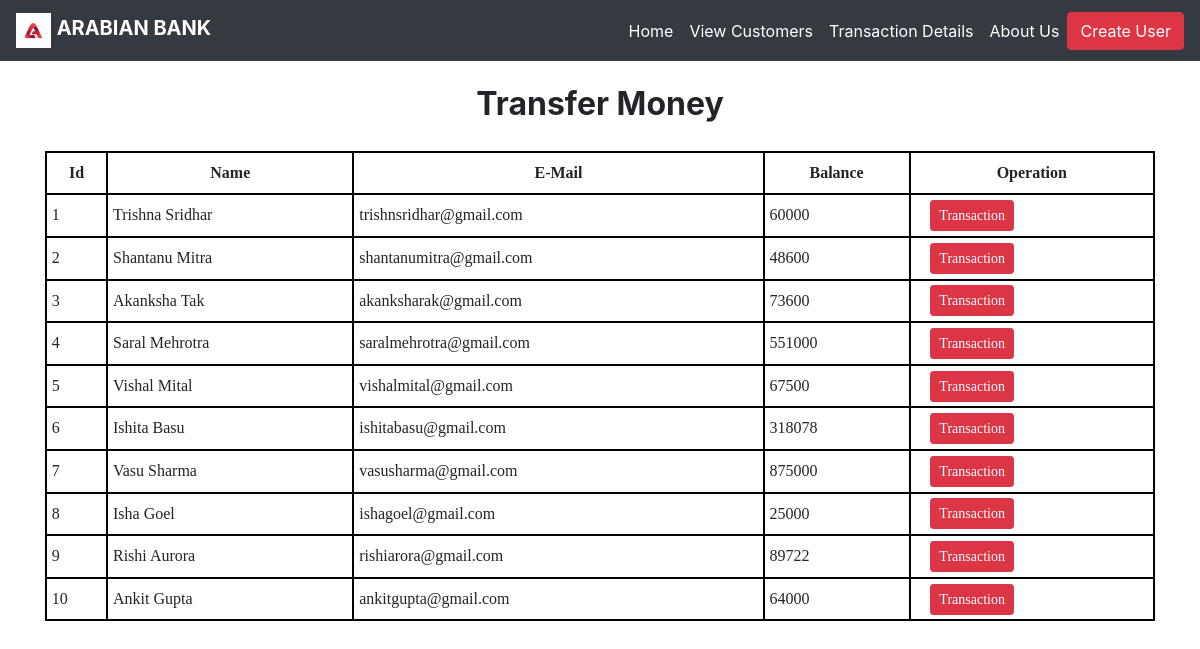
The app's page /transfermoney.php with its own data.
### tables this page shows
CREATE TABLE `users` (
  `id` int(3) NOT NULL,
  `name` text NOT NULL,
  `email` varchar(30) NOT NULL,
  `balance` int(8) NOT NULL
);

### transfermoney.php (the view, shortened to what this page needs)
<!DOCTYPE html>
<html lang="en">
<head>
    <link rel="stylesheet" href="https://maxcdn.bootstrapcdn.com/bootstrap/4.0.0/css/bootstrap.min.css">
    <!DOCTYPE html>
    <html lang="en">
    <head>
    </head>
    <body>
    <?php
    include 'config.php';
    $sql = "SELECT * FROM users";
    $result = mysqli_query($conn,$sql);
    ?>
    <?php
    include 'navbar.php';
    ?>
    <div class="container">
    <h2 class="text-center pt-4">
    <b>Transfer Money</b>
    </h2>
    <div class="row">
    <div class="col">
    <div class="table-responsive-sm">
    <table class="table table-hover table-sm  table-condensed table-bordered"  style="border:2px solid black ; margin-top:20px;font-family:verdana">
    <thead >
    <tr >
    <th scope="col" class="text-center py-2" style="border:2px solid black ;">Id</th>
    <th scope="col" class="text-center py-2" style="border:2px solid black ;">Name</th>
    <th scope="col" class="text-center py-2" style="border:2px solid black ;">E-Mail</th>
    <th scope="col" class="text-center py-2" style="border:2px solid black ;">Balance</th>
    <th scope="col" class="text-center py-2" style="border:2px solid black ;"> Operation</th>
    </tr>
    </thead>
    <?php
    while($rows=mysqli_fetch_assoc($result)){
?>
<tr >
<td class="py-2" style="border:2px solid black ;"><?php echo $rows['id']?></td>
<td class="py-2" style="border:2px solid black ;"><?php echo $rows['name']?></td>
<td class="py-2" style="border:2px solid black ;"><?php echo $rows['email']?></td>
<td class="py-2" style="border:2px solid black ;"><?php echo $rows['balance']?></td>
<td style="border:2px solid black ;">
<a href="selecteduserdetail.php?id=<?php echo $rows['id'];?>">
<button class="btn btn-danger btn-sm" type=button style="margin-left:15px;" >Transaction </button>
</a>
</td>
</tr>
<?php
}
?>
    </table>
    </div>
    </div>
    </div>
    </div>
    </body>

### navbar.php (shortened to what this page needs)
<nav class="navbar navbar-expand-lg navbar-dark bg-dark ">
    <a class="navbar-brand" href="#">
      <img src="./images/logo.jfif" width="35" height="35" class="d-inline-block align-top" alt="">
      <B>ARABIAN BANK</B>
    </a>
    <div class="collapse navbar-collapse" id="navbarSupportedContent">
      <ul class="navbar-nav ml-auto" >
        <li class="nav-item">
          <a class="nav-link" href="index.php" style="color:white;">Home </a>
        </li>
        <li class="nav-item">
          <a class="nav-link" href="transfermoney.php" style="color:white;">View Customers</a>
        </li>
        <li class="nav-item">
          <a class="nav-link" href="transactionhistory.php" style="color:white;">Transaction Details</a>
        </li>
        <li class="nav-item">
          <a class="nav-link" href="https://www.linkedin.com/in/divyanshi-bajpai-a6114a13a/" style="color:white;">About Us</a>
        </li>
      </ul>
      <form class="form-inline my-2 my-lg-0">
      <a href="createuser.php" class="btn btn-danger">Create User</a>
      </form>
    </div>
  </nav>

### transfermoney.php (style rules this page uses)
button { transition: 1.5s; }

### records on screen
users: id "1", name "Trishna Sridhar", email "trishnsridhar@gmail.com", balance "60000"
users: id "2", name "Shantanu Mitra", email "shantanumitra@gmail.com", balance "48600"
users: id "3", name "Akanksha Tak", email "akanksharak@gmail.com", balance "73600"
users: id "4", name "Saral Mehrotra", email "saralmehrotra@gmail.com", balance "551000"
users: id "5", name "Vishal Mital", email "vishalmital@gmail.com", balance "67500"
users: id "6", name "Ishita Basu", email "ishitabasu@gmail.com", balance "318078"
users: id "7", name "Vasu Sharma", email "vasusharma@gmail.com", balance "875000"
users: id "8", name "Isha Goel", email "ishagoel@gmail.com", balance "25000"
users: id "9", name "Rishi Aurora", email "rishiarora@gmail.com", balance "89722"
users: id "10", name "Ankit Gupta", email "ankitgupta@gmail.com", balance "64000"
